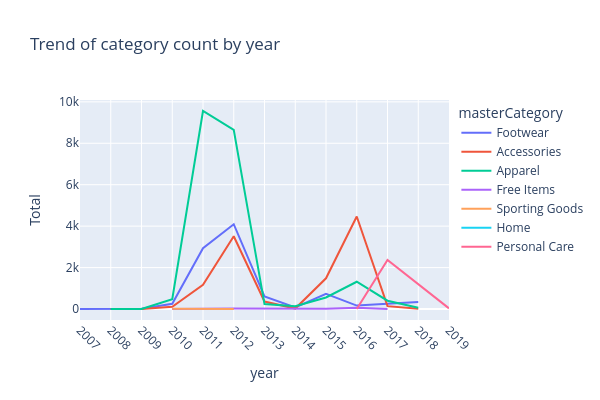

Notebook source saved alongside this figure:
### Markdown cell above
Most of products in the dataset are from 2011 and 2012

### Code cell
styles_df_year_category = styles_df.groupby(['year', 'masterCategory'])['masterCategory'].count().reset_index(name='Total')
fig = px.line(styles_df_year_category,
              x='year',
              y='Total',
              color='masterCategory',
              title='Trend of category count by year',
              height=400,
              width=600)
fig.update_xaxes(tickangle=45, dtick=1, tickfont=dict(size=12))
fig.show()

### Figure 1 — Plotly figure (JSON) as saved in the notebook; plotly's stock layout.template omitted (floating-point values rounded to 4 significant figures)
{"data": [{"hovertemplate": "masterCategory=Footwear<br>year=%{x}<br>Total=%{y}<extra></extra>", "legendgroup": "Footwear", "line": {"color": "#636efa", "dash": "solid"}, "marker": {"symbol": "circle"}, "mode": "lines", "name": "Footwear", "orientation": "v", "showlegend": true, "type": "scatter", "x": [2007.0, 2008.0, 2009.0, 2010.0, 2011.0, 2012.0, 2013.0, 2014.0, 2015.0, 2016.0, 2018.0], "xaxis": "x", "y": [2, 3, 12, 252, 2933, 4093, 612, 75, 732, 167, 338], "yaxis": "y"}, {"hovertemplate": "masterCategory=Accessories<br>year=%{x}<br>Total=%{y}<extra></extra>", "legendgroup": "Accessories", "line": {"color": "#EF553B", "dash": "solid"}, "marker": {"symbol": "circle"}, "mode": "lines", "name": "Accessories", "orientation": "v", "showlegend": true, "type": "scatter", "x": [2008.0, 2009.0, 2010.0, 2011.0, 2012.0, 2013.0, 2014.0, 2015.0, 2016.0, 2017.0, 2018.0], "xaxis": "x", "y": [3, 3, 108, 1167, 3514, 362, 23, 1483, 4464, 139, 8], "yaxis": "y"}, {"hovertemplate": "masterCategory=Apparel<br>year=%{x}<br>Total=%{y}<extra></extra>", "legendgroup": "Apparel", "line": {"color": "#00cc96", "dash": "solid"}, "marker": {"symbol": "circle"}, "mode": "lines", "name": "Apparel", "orientation": "v", "showlegend": true, "type": "scatter", "x": [2008.0, 2009.0, 2010.0, 2011.0, 2012.0, 2013.0, 2014.0, 2015.0, 2016.0, 2017.0, 2018.0], "xaxis": "x", "y": [1, 5, 476, 9558, 8646, 238, 138, 556, 1317, 402, 59], "yaxis": "y"}, {"hovertemplate": "masterCategory=Free Items<br>year=%{x}<br>Total=%{y}<extra></extra>", "legendgroup": "Free Items", "line": {"color": "#ab63fa", "dash": "solid"}, "marker": {"symbol": "circle"}, "mode": "lines", "name": "Free Items", "orientation": "v", "showlegend": true, "type": "scatter", "x": [2010.0, 2012.0, 2015.0, 2016.0, 2017.0], "xaxis": "x", "y": [2, 31, 9, 57, 6], "yaxis": "y"}, {"hovertemplate": "masterCategory=Sporting Goods<br>year=%{x}<br>Total=%{y}<extra></extra>", "legendgroup": "Sporting Goods", "line": {"color": "#FFA15A", "dash": "solid"}, "marker": {"symbol": "circle"}, "mode": "lines", "name": "Sporting Goods", "orientation": "v", "showlegend": true, "type": "scatter", "x": [2010.0, 2011.0, 2012.0], "xaxis": "x", "y": [8, 14, 3], "yaxis": "y"}, {"hovertemplate": "masterCategory=Home<br>year=%{x}<br>Total=%{y}<extra></extra>", "legendgroup": "Home", "line": {"color": "#19d3f3", "dash": "solid"}, "marker": {"symbol": "circle"}, "mode": "lines", "name": "Home", "orientation": "v", "showlegend": true, "type": "scatter", "x": [2012.0], "xaxis": "x", "y": [1], "yaxis": "y"}, {"hovertemplate": "masterCategory=Personal Care<br>year=%{x}<br>Total=%{y}<extra></extra>", "legendgroup": "Personal Care", "line": {"color": "#FF6692", "dash": "solid"}, "marker": {"symbol": "circle"}, "mode": "lines", "name": "Personal Care", "orientation": "v", "showlegend": true, "type": "scatter", "x": [2016.0, 2017.0, 2019.0], "xaxis": "x", "y": [1, 2369, 33], "yaxis": "y"}], "layout": {"height": 400, "legend": {"title": {"text": "masterCategory"}, "tracegroupgap": 0}, "title": {"text": "Trend of category count by year"}, "width": 600, "xaxis": {"anchor": "y", "domain": [0, 1], "dtick": 1, "tickangle": 45, "tickfont": {"size": 12}, "title": {"text": "year"}}, "yaxis": {"anchor": "x", "domain": [0, 1], "title": {"text": "Total"}}}}
